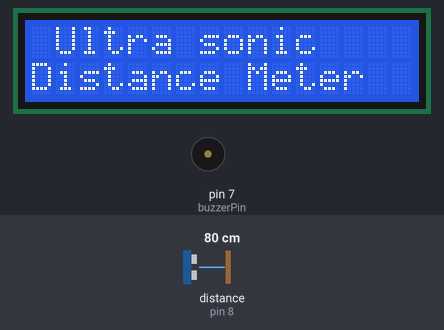
Simulated run of this sketch. Board: Arduino Uno, built with avr-gcc and run on an emulated ATmega328P. On the bench: 16×2 character LCD, buzzer (waves = sounding, pin HIGH). Wiring (inferred from the names in the program): ultrasonic range finder: trigger pin 9; echo pin 8. The test bench sets the inputs (shaded band); at power-on: distance to the obstacle (sensor on pin 8) 80 cm. The echo pulse lasts 58.3 µs per cm; pins used as bus, display or sensor lines are not drawn; what the sketch prints to the serial monitor is not drawn.

Above: at 0.1 s.
5.3 s: distance to the obstacle (sensor on pin 8) set to 23 cm
6.9 s: distance to the obstacle (sensor on pin 8) set to 18 cm
At 7.02 s:
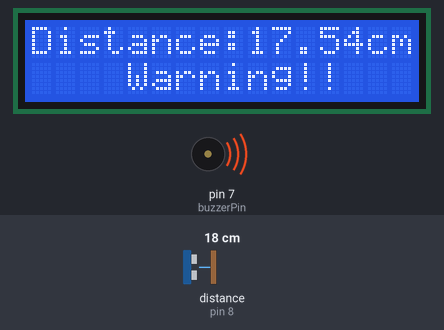
8.6 s: distance to the obstacle (sensor on pin 8) set to 2 cm
At 8.7 s:
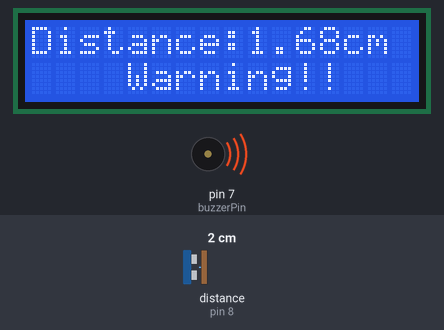
10.1 s: distance to the obstacle (sensor on pin 8) set to 18 cm
At 10.26 s:
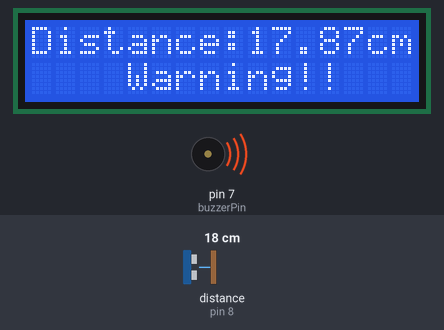
13.1 s: distance to the obstacle (sensor on pin 8) set to 4 cm
At 13.28 s:
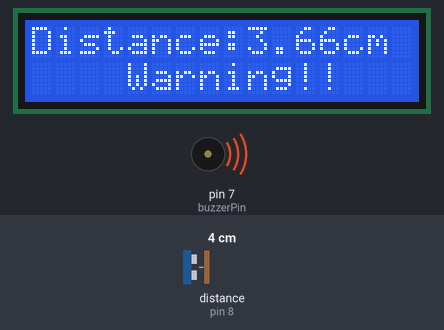
16.1 s: distance to the obstacle (sensor on pin 8) set to 9 cm
At 16.27 s:
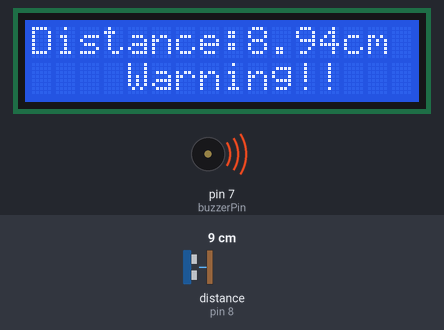
Timing chart, 0 to 19.1 s (numbered marks = the images above; inputs shaded):
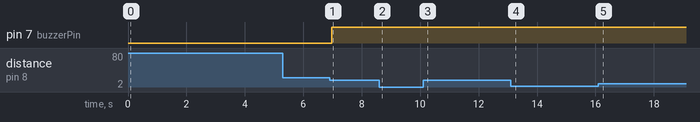

Measured:
- the behaviour switches between 21 and 20 cm on distance to the obstacle (sensor on pin 8) (found by bisection; images 0 and 1)
- after the input at 6.9 s, pin 7 (buzzerPin): LOW → HIGH after 0.07 s; the display: first differs from a run without the input after 0.07 s (image 1)
- after the input at 10.1 s, the display: first differs from a run without the input after 0.11 s (image 3)
- after the input at 13.1 s, the display: first differs from a run without the input after 0.13 s (image 4)
- after the input at 16.1 s, the display: first differs from a run without the input after 0.12 s (image 5)

The sketch:

Pbl_Project.ino
```cpp
#include <LiquidCrystal.h>

#define trigger 9
#define echo 8
#define buzzerPin 7
#define X 6

LiquidCrystal lcd(12,11,5,4,3,2);

float time=0,distance=0;

void setup()
{
    Serial.begin(9600);
    lcd.begin(16,2);
    pinMode(trigger,OUTPUT);
    pinMode(echo,INPUT);
    lcd.print(" Ultra sonic");
    lcd.setCursor(0,1);
    lcd.print("Distance Meter");
    delay(2000);
    lcd.clear();
    lcd.print(" ");
    delay(2000);
    pinMode(7,OUTPUT);
    Serial.begin(9600);
}

void loop()
{
    lcd.clear();
    digitalWrite(trigger,LOW);
    delayMicroseconds(2);
    digitalWrite(trigger,HIGH);
    delayMicroseconds(2);
    digitalWrite(trigger,LOW);
    delayMicroseconds(2);
    time=pulseIn(echo,HIGH);
    distance=time*340/20000;
    Serial.println(distance);
    lcd.clear();
    lcd.print("Distance:");
    lcd.print(distance);
    lcd.print("cm");
    delay(10);
 /*Buzzer Function*/
    if(distance<=20)
    {
        digitalWrite(buzzerPin,HIGH);
        lcd.setCursor(0,1);
        lcd.print("    Warning!!");
        digitalWrite(6,HIGH);
        delay(100);
    }
    else
    {
        digitalWrite(buzzerPin,LOW);
        lcd.setCursor(0,1);
        lcd.print("      Safe");
        delay(50);
    }
}
```
